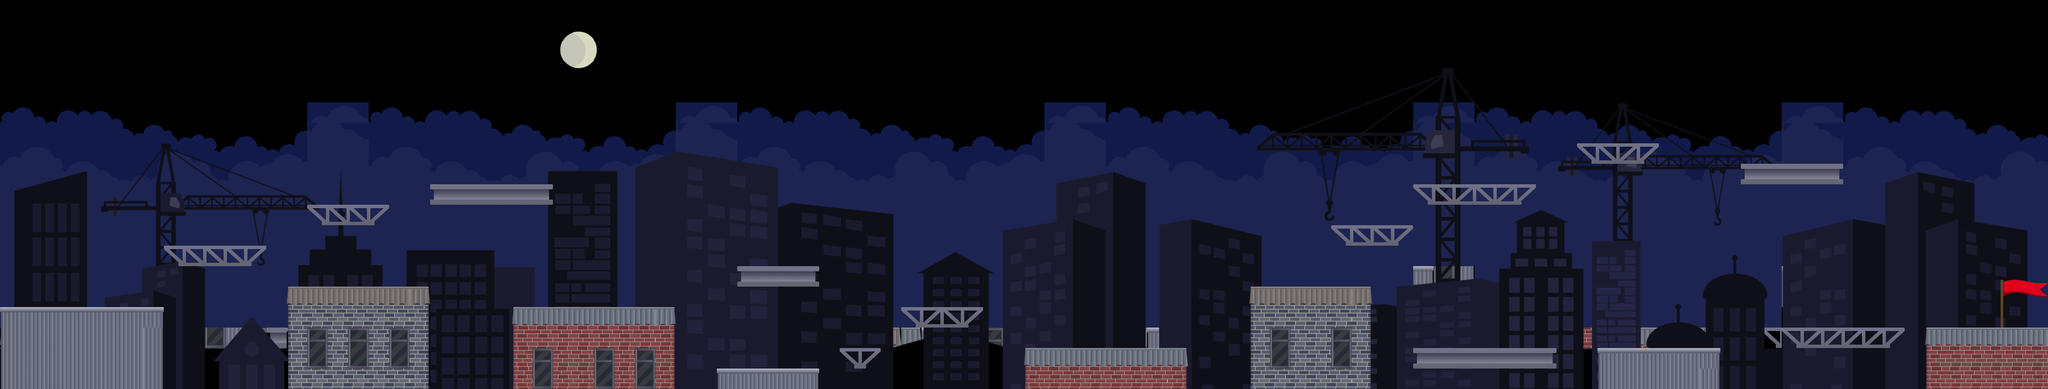

This is a level from a 2D game, rendered from its Tiled map with the project's own tilesets. A one-line summary and the map file follow, with tile-layer data summarised:
An orthogonal 100x19 tile map with 48x48 px tiles, 4 tile layers (layer1, layer4, layer2, layer3), 6 tilesets and 17 objects.

<map version="1.2" tiledversion="1.2.1" orientation="orthogonal" renderorder="right-down" width="100" height="19" tilewidth="48" tileheight="48" infinite="0" nextlayerid="8" nextobjectid="41">
 <tileset firstgid="1" name="clouds" tilewidth="48" tileheight="48" tilecount="240" columns="15">
  <image source="../../sprites/wolken.png" width="750" height="777" />
 </tileset>
 <tileset firstgid="241" name="spritesheet" tilewidth="48" tileheight="48" tilecount="30" columns="6">
  <image source="../../sprites/main/spritesheet.png" width="288" height="240" />
 </tileset>
 <tileset firstgid="271" name="skyline" tilewidth="48" tileheight="48" tilecount="1782" columns="99">
  <image source="../../sprites/main/skyline.png" width="4777" height="900" />
 </tileset>
 <tileset firstgid="2053" name="chair" tilewidth="35" tileheight="51" tilecount="1" columns="1">
  <image source="../../sprites/main/chair.png" width="35" height="51" />
 </tileset>
 <tileset firstgid="2054" name="flag" tilewidth="48" tileheight="48" tilecount="150" columns="15">
  <image source="../../sprites/main/flag.png" width="764" height="500" />
 </tileset>
 <tileset firstgid="2204" name="moonimahes" tilewidth="48" tileheight="48" spacing="1" tilecount="105" columns="15">
  <image source="../../sprites/moonimahes.png" width="750" height="346" />
 </tileset>
 <layer id="2" name="layer1" width="100" height="19">
  <data>[1900 cells, 1900 non-empty, 288 distinct tile ids]</data>
 </layer>
 <layer id="1" name="layer4" width="100" height="19">
  <data>[1900 cells, 1782 non-empty, 1782 distinct tile ids]</data>
 </layer>
 <objectgroup id="6" name="Collects">
  <object id="17" gid="2053" x="1123" y="343" width="35" height="51" />
  <object id="21" gid="2053" x="1792.33" y="467.667" width="35" height="51" />
  <object id="22" gid="2053" x="1792.33" y="812.333" width="35" height="51" />
  <object id="23" gid="2053" x="2219.66" y="586" width="35" height="51" />
  <object id="24" gid="2053" x="2582" y="700" width="35" height="51" />
  <object id="25" gid="2053" x="3061" y="553" width="35" height="51" />
  <object id="27" gid="2053" x="3390.33" y="298.667" width="35" height="51" />
  <object id="28" gid="2053" x="3758.66" y="207" width="35" height="51" />
  <object id="30" gid="2053" x="4188.34" y="202.667" width="35" height="51" />
  <object id="31" gid="2053" x="4488.33" y="313.333" width="35" height="51" />
  <object id="32" gid="2053" x="550" y="493" width="35" height="51" />
  <object id="34" gid="2053" x="1413.67" y="605" width="35" height="51" />
  <object id="35" gid="2053" x="3397.67" y="765" width="35" height="51" />
  <object id="36" gid="2053" x="3583" y="757" width="35" height="51" />
  <object id="37" gid="2053" x="3819" y="746.333" width="35" height="51" />
  <object id="38" gid="2053" x="4247" y="633" width="35" height="51" />
  <object id="40" gid="2053" x="800" y="390" width="35" height="51" />
 </objectgroup>
 <layer id="3" name="layer2" width="100" height="19">
  <data>[1900 cells, 237 non-empty, 23 distinct tile ids]</data>
 </layer>
 <layer id="7" name="layer3" width="100" height="19" offsetx="1" offsety="48">
  <data>[1900 cells, 7 non-empty, 7 distinct tile ids]</data>
 </layer>
</map>
